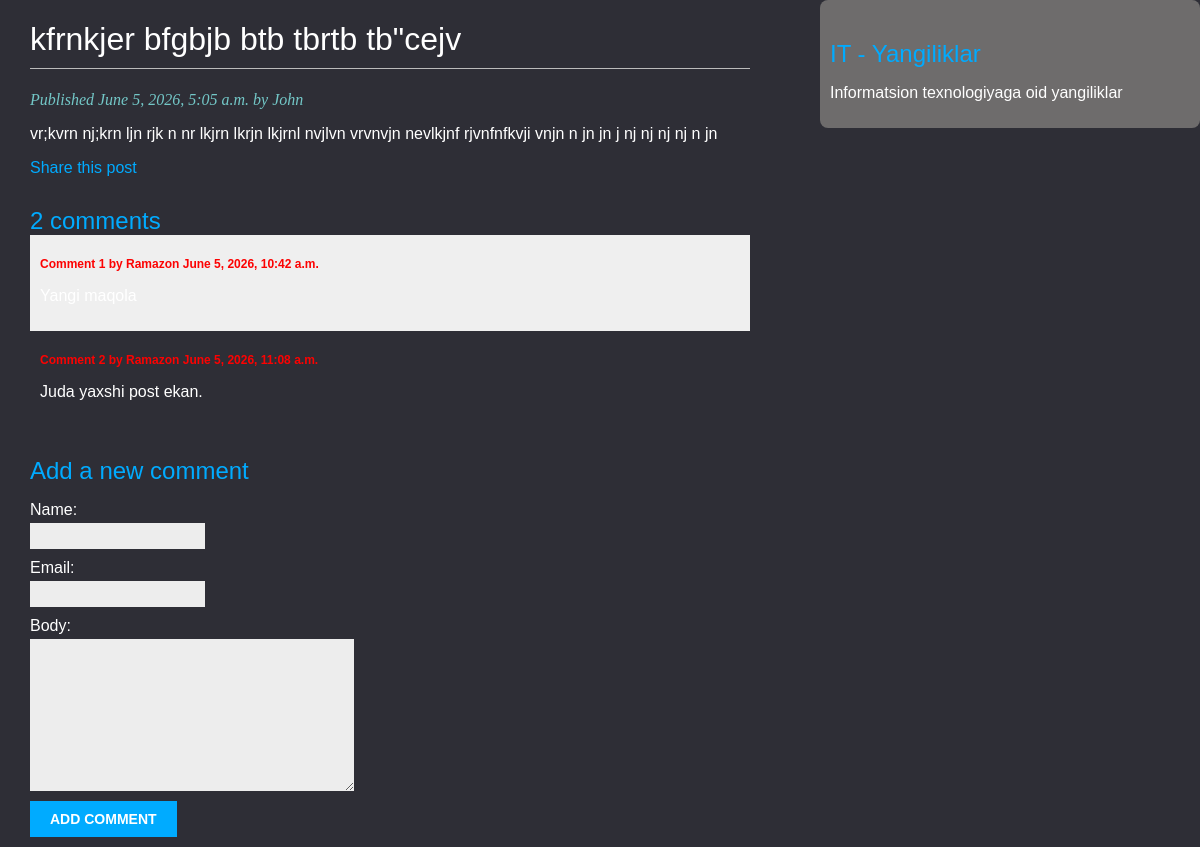
The app's page /2026/6/5/kfrnkjer-bfgbjb-btb-tbrtb-tbcejv/ with its own data.
### blogapp/models.py (models this page shows, shortened)
class Post(models.Model):
    STATUS_CHOICES = (
        ('draft', 'Draft'),
        ('published', 'Published')
    )
    title = models.CharField(max_length=250)
    slug = models.CharField(max_length=250, unique_for_date='publish')
    author = models.ForeignKey(User, on_delete=models.CASCADE, related_name='blog_posts')
    body = models.TextField()
    publish = models.DateTimeField(default=timezone.now())
    created = models.DateTimeField(auto_now_add=True)
    updated = models.DateTimeField(auto_now=True)
    status = models.CharField(max_length=10, choices=STATUS_CHOICES, default='draft')
    class Meta:
        ordering = ('-publish',)
    objects = models.Manager()
    published = PublishedManager()

class Comment(models.Model):
    post = models.ForeignKey(Post, on_delete=models.CASCADE, related_name='comments')
    name = models.CharField(max_length=80)
    email = models.EmailField()
    body = models.TextField()
    created = models.DateTimeField(auto_now_add=True)
    updated = models.DateTimeField(auto_now=True)
    active = models.BooleanField(default=True)
    class Meta:
        ordering = ('created',)

### blogapp/views.py (the view)
# urls.py: path('<int:year>/<int:month>/<int:day>/<slug:slug>/', post_detail, name='post_detail'),
def post_detail(request, year, month, day, slug):
    post = get_object_or_404(Post, slug=slug, status='published', publish__year=year, publish__month=month,
                             publish__day=day)
    comments = post.comments.filter(active=True)
    new_comment = None
    if request.method == 'POST':
        comment_form = CommentForm(data=request.POST)
        if comment_form.is_valid():
            new_comment = comment_form.save(commit=False)
            new_comment.post = post
            new_comment.save()
    else:
        comment_form = CommentForm()
    return render(request,
                  'blog/post/detail.html',
                  {'post': post,
                   'comments': comments,
                   'new_comment': new_comment,
                   'comment_form': comment_form})

### blogapp/forms.py
class CommentForm(forms.ModelForm):
    class Meta:
        model = Comment
        fields = ('name', 'email', 'body')

### templates/blog/post/detail.html (shortened to what this page needs)
{% extends 'blog/base.html' %}
{% block content %}
    <h1>{{ post.title }}</h1>
    <p class="date">
        Published {{ post.publish }} by {{ post.author }}
    </p>
    {{ post.body|linebreaks }}
    <p>
        <a href="{% url 'blogapp:post_share' post.id %}">
            Share this post
        </a>
    </p>
    {% with comments.count as total_comments %}
        <h2>
            {{ total_comments }} comment{{total_comments|pluralize}}
        </h2>
    {% endwith %}
    {% for comment in comments %}
        <div class="comment">
            <p class="info">
                Comment {{ forloop.counter }} by {{comment.name}}
                {{ comment.created }}
            </p>
            {{ comment.body|linebreaks }}
        </div>
    {% empty %}
        <p> There are no comments yet.</p>
    {% endfor %}
    {% if new_comment %}
        <h2>Your comment has been added</h2>
    {% else %}
        <h2>Add a new comment</h2>
        <form method="post" style="color:white !important;">
            {{ comment_form.as_p }}
            <p><input type="submit" value="Add comment"></p>
        </form>
    {% endif %}
{% endblock %}

### static/css/blog.css (style rules this page uses)
body { margin:0; padding:0; font-family:helvetica,sans-serif; background-color:#2e2e36; color:white; }
a { color: #00abff; text-decoration:none; }
h1 { font-weight:normal; border-bottom:1px solid #bbb; padding:0 0 10px 0; }
h2 { font-weight:normal; margin:30px 0 0; color:#00abff; }
p.date { color:#73c7c7; font-family:georgia,serif; fon-size:12px; font-style:italic; }
label { float: left; clear:both; color:#333; margin-bottom:4px; }
input,textarea { clear:both; float:left; margin:0 0 10px; background:#ededed; border:0; padding:6px 10px; font-size:12px; }
input[type=submit] { font-weight:bold; background:#00abff; color:#fff; padding:10px 20px; font-size:14px; text-transform:uppercase; }
.comment { padding: 10px; }
.comment:nth-child(even) { background:#efefef; }
.comment .info { font-weight:bold; font-size:12px; color:#fc0202; }
label { color:blue !important; }

### templates/blog/base.html (style rules this page uses)
label { color: white !important; }

### records on screen
Post: title "kfrnkjer bfgbjb btb tbrtb tb\"cejv", publish "June 5, 2026, 5:05 a.m.", author "John", body "vr;kvrn nj;krn ljn rjk n nr lkjrn lkrjn lkjrnl nvjlvn vrvnvjn nevlkjnf rjvnfnfkvji vnjn n jn jn j nj nj nj nj n jn"
Comment: name "Ramazon", created "June 5, 2026, 10:42 a.m."
Comment: name "Ramazon", created "June 5, 2026, 11:08 a.m.", body "Juda yaxshi post ekan."

### other values on screen
{{ total_comments }} "2"
